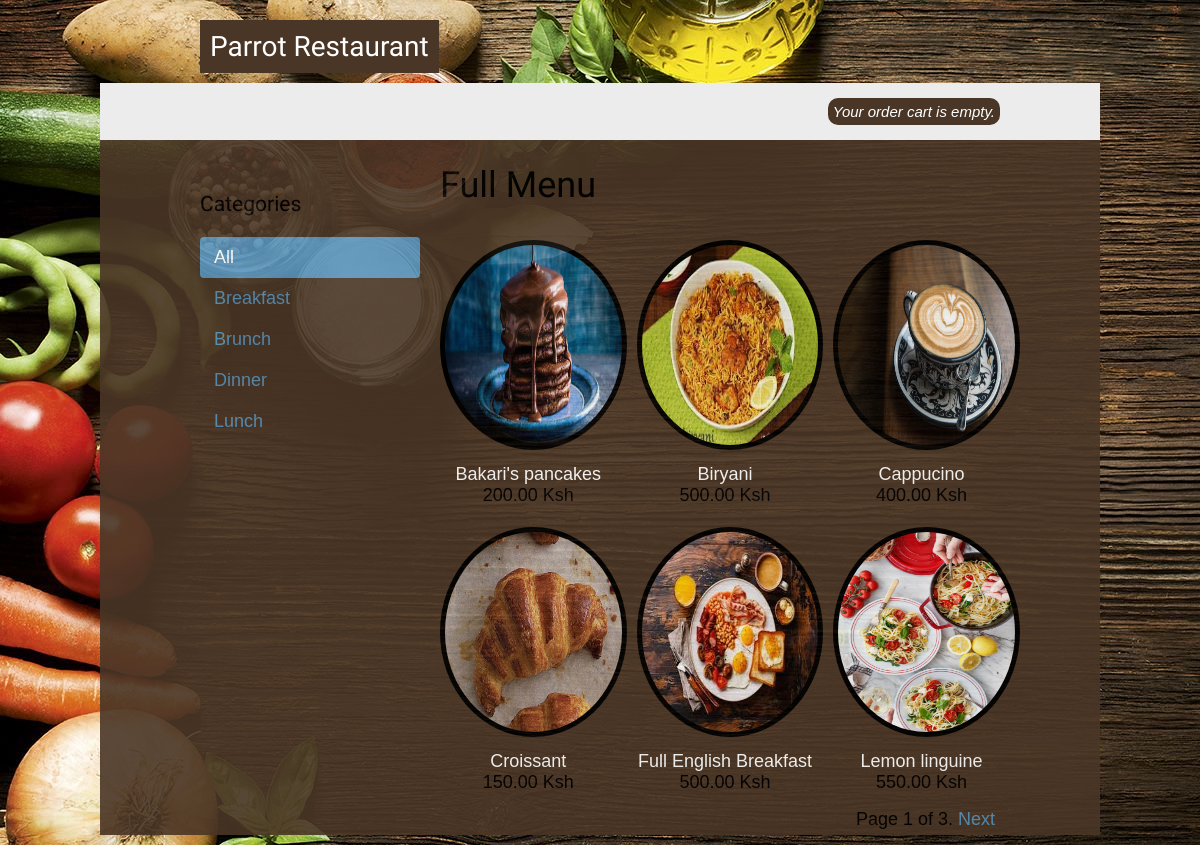
The page / on the database its author committed.
### shop/models.py (models this page shows, shortened)
class Category(models.Model):
    name = models.CharField(max_length=200, db_index=True)
    slug = models.SlugField(max_length=200, unique=True)
    class Meta:
        ordering = ('name',)
        verbose_name = 'category'
        verbose_name_plural = 'categories'
    def get_absolute_url(self):
        return reverse('shop:product_list_by_category', args=[self.slug])

class Product(models.Model):
    category = models.ForeignKey(Category, related_name='products', on_delete=models.CASCADE)
    name = models.CharField(max_length=200, db_index=True)
    slug = models.SlugField(max_length=200, db_index=True)
    image = models.ImageField(upload_to='products/%Y/%m/%d', blank=True)
    description = models.TextField(blank=True)
    price = models.DecimalField(max_digits=10, decimal_places=2)
    available = models.BooleanField(default=True)
    created = models.DateTimeField(auto_now_add=True)
    updated = models.DateTimeField(auto_now=True)
    class Meta:
        ordering = ('name',)
        index_together = (('id', 'slug'),)
    def get_absolute_url(self):
        return reverse('shop:product_detail', args=[self.id, self.slug])

### shop/views.py (the view)
# urls.py: path('', views.product_list, name='product_list'),
def product_list(request, category_slug=None):
    category = None
    categories = Category.objects.all()
    products = Product.objects.filter(available=True)
    if category_slug:
        category = get_object_or_404(Category, slug=category_slug)
        products = products.filter(category=category)
    paginator = Paginator(products, 6)
    page = request.GET.get('page')
    try:
        products = paginator.page(page)
    except PageNotAnInteger:
        products = paginator.page(1)
    except EmptyPage:
        products = paginator.page(paginator.num_pages)
    return render(request,
            'shop/product/list.html',{'category':category,'categories':categories, 'products':products, 'page':page })

### cart/cart.py (called while the page is built)
    def __len__(self):
        return sum(item['quantity'] for item in self.cart.values())

### cart/context_processors.py (called while the page is built)
def cart(request):
    return {'cart': Cart(request)}

### shop/templates/shop/product/list.html (shortened to what this page needs)
{% extends "shop/base.html" %}
{% load static %}
{% block content %}
<div id="sidebar">
  <h3>Categories</h3>
  <ul>
    <li {% if not category %} class="selected" {% endif %}>
      <a href="{% url "shop:product_list" %}">All</a>
    </li>
    {% for c in categories %}
     <li {% if category.slug == c.slug %}class="selected"{% endif %}>
       <a href="{{ c.get_absolute_url }}">{{ c.name }}</a>
     </li>
    {% endfor %}
  </ul>
</div>
<div id="main" class="product-list">
  <h1>{% if category %}{{ category.name }}{% else %}Full Menu{% endif %}</h1>
  {% for product in products %}
  <div class="item">
    <a href="{{ product.get_absolute_url }}">
      <img style="height:100px, weight:100px" src="{% if product.image %}{{ product.image.url }}{% else %}{% static "img/no_image.png" %}{% endif %}">
    </a>
    <a href="{{ product.get_absolute_url }}">{{ product.name }}</a>
    <br>
    {{ product.price }} Ksh
  </div>
  {% endfor %}
</div>
{% include "shop/pagination.html" with page=products %}
{% endblock %}

### shop/templates/shop/base.html (shortened to what this page needs)
{% load static %}
<!DOCTYPE html>
<html>
  <head>
    <link href={% static "css/base.css" %} rel="stylesheet">
  </head>
  <body>
    <div id="header">
      <div id="header">
        <a href="/" class="logo">Parrot Restaurant</a>
      </div>
      <div id="subheader">
        <div class="cart">
          {% with total_items=cart|length %}
           {% if total_items > 0 %}
            Your order cart:
            <a href="{% url "cart:cart_detail" %}">
              {{ total_items }} item{{ total_items|pluralize }} ,
              {{ cart.get_total_price }} Ksh
            </a>
            {% else %}
             Your order cart is empty.
           {% endif %}
          {% endwith %}
        </div>
      </div>
      <div id="content">
          {% block content %}
          {% endblock %}
        </div>
  </body>
</html>

### shop/templates/shop/pagination.html (shortened to what this page needs)
<div class="pagination">
  <span class="step-links">
    <span class="current">
      Page {{ page.number }} of {{ page.paginator.num_pages }}.
    </span>
    {% if page.has_next %}
    <a href="?page={{ page.next_page_number }}">Next</a>
    {% endif %}
  </span>
</div>

### shop/static/css/base.css (style rules this page uses)
body { margin:0; padding:0; font-family:helvetica, sans-serif; }
h1, h2, h3, h4, h5 , h6 { font-family: 'Ubuntu', sans-serif; font-weight:normal; }
a { text-decoration:none; color:#5993bb; }
#header { padding:10px 100px; font-size:18px; overflow:auto; }
#subheader { background:#ececec; color:#444; padding:15px 100px; overflow:auto; }
#header .logo { font-family: 'Ubuntu', sans-serif; float:left; color:#333; font-size:28px; margin-right:10%; background-color:#4a3626; color:white; padding:10px; }
#subheader .cart { float:right; padding-top:4px; background-color:#4a3626; padding:5px; border-radius:10px; color:white; font-style: italic; font-size:15px; }
#content { padding:0 100px; overflow:hidden; background-color:#4a3626; opacity:0.9; }
#sidebar { width:220px; padding:30px 20px 0 0; float:left; }
#sidebar ul { margin:0; padding:0; }
#sidebar ul li { margin:0; list-style:none; padding:10px 14px; }
#sidebar ul li a { display:block; }
#sidebar ul li.selected { background:#5993bb; border-radius:4px; }
#sidebar ul li.selected a { color:#fff; }
#main { float:left; width: 96%; margin-right:-220px; overflow:hidden; }
.product-list .item { width:23%; padding:10px 20px 10px 0; float:left; text-align:center; line-height:1.2; }
.product-list .item img { width:100%; height:200px; margin-bottom:8px; border-radius: 50%; background-color:black; padding:5px; }
.product-list a { color:white; }
.pagination { float:right; margin:5px; }
.pagination .step-links { float:right; }

### rows shown on the page
Category: name "Breakfast"
Category: name "Brunch"
Category: name "Dinner"
Category: name "Lunch"
Product: image (picture), name "Bakari's pancakes", price "200.00"
Product: image (picture), name "Biryani", price "500.00"
Product: image (picture), name "Cappucino", price "400.00"
Product: image (picture), name "Croissant", price "150.00"
Product: image (picture), name "Full English Breakfast", price "500.00"
Product: image (picture), name "Lemon linguine", price "550.00"

### other values the page prints
{{ page.number }} "1"
{{ page.paginator.num_pages }} "3"
